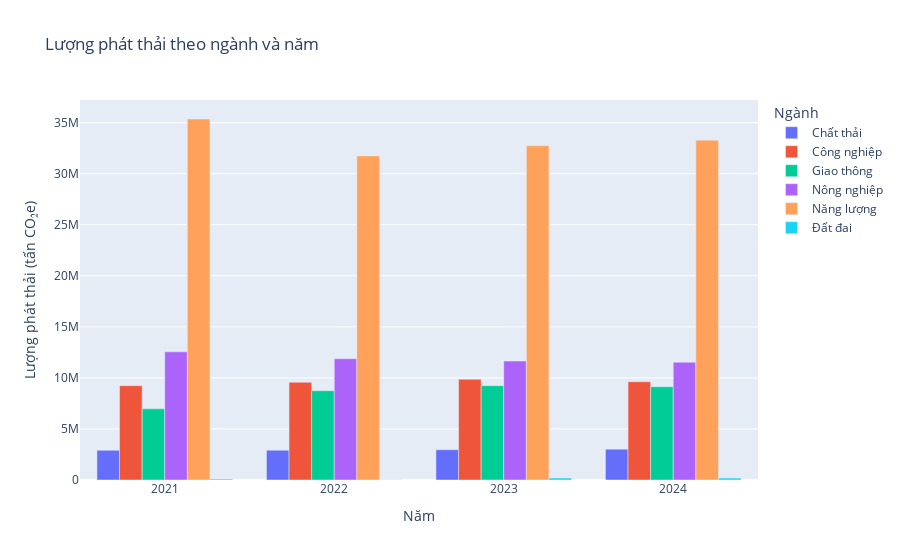

The cell this chart's notebook holds for it:
### Code cell
# Tạo biểu đồ cột động
fig = px.bar(grouped_sector,
             x='year',
             y='emissions_sector',
             color='main_sector',
             barmode='group',
             title='Lượng phát thải theo ngành và năm',
             labels={'emissions_sector': 'Lượng phát thải (tấn CO₂e)', 'year': 'Năm'},
             hover_data={'emissions_sector': ':.2f'})

# Tùy chỉnh giao diện biểu đồ
fig.update_layout(
    xaxis_title='Năm',
    yaxis_title='Lượng phát thải (tấn CO₂e)',
    legend_title='Ngành',
    hovermode="x unified"
)

# Hiển thị biểu đồ
fig.show()

### Figure 1 — Plotly figure (JSON) as saved in the notebook; plotly's stock layout.template omitted (floating-point values rounded to 4 significant figures)
{"data": [{"alignmentgroup": "True", "hovertemplate": "main_sector=Chất thải<br>Năm=%{x}<br>Lượng phát thải (tấn CO₂e)=%{y:.2f}<extra></extra>", "legendgroup": "Chất thải", "marker": {"color": "#636efa", "pattern": {"shape": ""}}, "name": "Chất thải", "offsetgroup": "Chất thải", "orientation": "v", "showlegend": true, "textposition": "auto", "type": "bar", "x": [2021, 2022, 2023, 2024], "xaxis": "x", "y": [2912000.0, 2914000.0, 2966000.0, 3018000.0], "yaxis": "y"}, {"alignmentgroup": "True", "hovertemplate": "main_sector=Công nghiệp<br>Năm=%{x}<br>Lượng phát thải (tấn CO₂e)=%{y:.2f}<extra></extra>", "legendgroup": "Công nghiệp", "marker": {"color": "#EF553B", "pattern": {"shape": ""}}, "name": "Công nghiệp", "offsetgroup": "Công nghiệp", "orientation": "v", "showlegend": true, "textposition": "auto", "type": "bar", "x": [2021, 2022, 2023, 2024], "xaxis": "x", "y": [9243000.0, 9573000.0, 9867000.0, 9625000.0], "yaxis": "y"}, {"alignmentgroup": "True", "hovertemplate": "main_sector=Giao thông<br>Năm=%{x}<br>Lượng phát thải (tấn CO₂e)=%{y:.2f}<extra></extra>", "legendgroup": "Giao thông", "marker": {"color": "#00cc96", "pattern": {"shape": ""}}, "name": "Giao thông", "offsetgroup": "Giao thông", "orientation": "v", "showlegend": true, "textposition": "auto", "type": "bar", "x": [2021, 2022, 2023, 2024], "xaxis": "x", "y": [6973000.0, 8747000.0, 9237000.0, 9138000.0], "yaxis": "y"}, {"alignmentgroup": "True", "hovertemplate": "main_sector=Nông nghiệp<br>Năm=%{x}<br>Lượng phát thải (tấn CO₂e)=%{y:.2f}<extra></extra>", "legendgroup": "Nông nghiệp", "marker": {"color": "#ab63fa", "pattern": {"shape": ""}}, "name": "Nông nghiệp", "offsetgroup": "Nông nghiệp", "orientation": "v", "showlegend": true, "textposition": "auto", "type": "bar", "x": [2021, 2022, 2023, 2024], "xaxis": "x", "y": [12560000.0, 11880000.0, 11650000.0, 11530000.0], "yaxis": "y"}, {"alignmentgroup": "True", "hovertemplate": "main_sector=Năng lượng<br>Năm=%{x}<br>Lượng phát thải (tấn CO₂e)=%{y:.2f}<extra></extra>", "legendgroup": "Năng lượng", "marker": {"color": "#FFA15A", "pattern": {"shape": ""}}, "name": "Năng lượng", "offsetgroup": "Năng lượng", "orientation": "v", "showlegend": true, "textposition": "auto", "type": "bar", "x": [2021, 2022, 2023, 2024], "xaxis": "x", "y": [35360000.0, 31750000.0, 32740000.0, 33280000.0], "yaxis": "y"}, {"alignmentgroup": "True", "hovertemplate": "main_sector=Đất đai<br>Năm=%{x}<br>Lượng phát thải (tấn CO₂e)=%{y:.2f}<extra></extra>", "legendgroup": "Đất đai", "marker": {"color": "#19d3f3", "pattern": {"shape": ""}}, "name": "Đất đai", "offsetgroup": "Đất đai", "orientation": "v", "showlegend": true, "textposition": "auto", "type": "bar", "x": [2021, 2022, 2023, 2024], "xaxis": "x", "y": [92710.0, 15370.0, 193700.0, 191800.0], "yaxis": "y"}], "layout": {"barmode": "group", "hovermode": "x unified", "legend": {"title": {"text": "Ngành"}, "tracegroupgap": 0}, "title": {"text": "Lượng phát thải theo ngành và năm"}, "xaxis": {"anchor": "y", "domain": [0, 1], "title": {"text": "Năm"}}, "yaxis": {"anchor": "x", "domain": [0, 1], "title": {"text": "Lượng phát thải (tấn CO₂e)"}}}}
